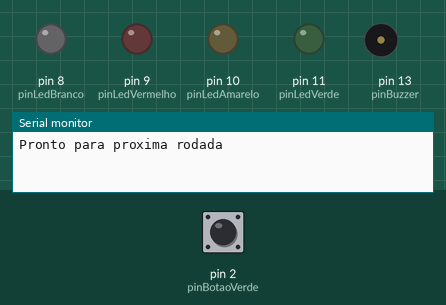
Bench run of a sketch on a simulated Arduino Uno, built with avr-gcc and run on an emulated ATmega328P. Shown: output pins drawn as LEDs (lit = HIGH), buzzer (waves = sounding), the last lines printed to the serial monitor. Dashed ring = blinking. Inputs (shaded band) come from the test bench; at power-on: pin 2 (pinBotaoVerde) LOW. Random numbers use the default seed unless the sketch sets one.

Above: at 4.4 s.
4.5 s: pin 2 (pinBotaoVerde) pulled HIGH for 1.35 s
At 7.25 s:
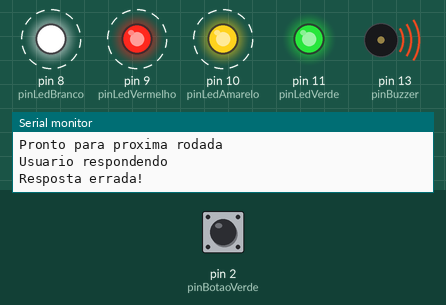
At 7.7 s:
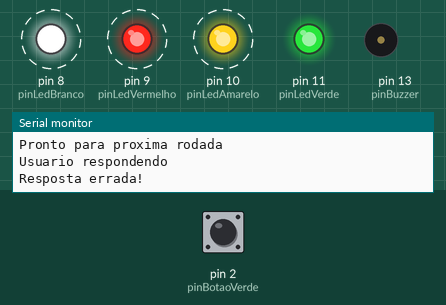
Timing chart, 0 to 16.1 s (numbered marks = the images above; inputs shaded):
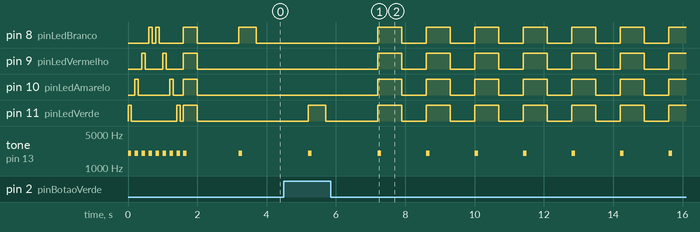

Measured:
- after the input at 4.5 s, pin 8 (pinLedBranco), pin 9 (pinLedVermelho): alternates HIGH for 0.70 s and LOW for 0.70 s, starting after 2.7 s

The sketch:

programa.ino
```cpp
//Definição dos pinos
#define pinBotaoVerde 2
#define pinBotaoAmarelo 3
#define pinBotaoVermelho 4
#define pinBotaoBranco 5
#define pinLedVerde 11
#define pinLedAmarelo 10
#define pinLedVermelho 9
#define pinLedBranco 8
#define pinBuzzer 13

#define indefinido -1
#define tamanhoSequencia 4


//Declaração variáveis
int sequenciaLuzes[tamanhoSequencia]; //Array tamanho 4: inicialmente serão 4 rodadas
int rodada = 0;
int leds_respondidos = 0;

enum estados { //Enumeração de estados do jogo
  PRONTO_PARA_PROX_RODADA, //Item 0
  USUARIO_RESPONDENDO, //Item 1
  JOGO_FINALIZADO_SUCESSO, //Item 2
  JOGO_FINALIZADO_FALHA //Item 3
};


void setup() {
  Serial.begin(9600);
  pinMode(pinBotaoVerde, INPUT);
  pinMode(pinBotaoAmarelo, INPUT);
  pinMode(pinBotaoVermelho, INPUT);
  pinMode(pinBotaoBranco, INPUT);
  pinMode(pinLedVerde, OUTPUT);
  pinMode(pinLedAmarelo, OUTPUT);
  pinMode(pinLedVermelho, OUTPUT);
  pinMode(pinLedBranco, OUTPUT);
  pinMode(pinBuzzer, OUTPUT);

  iniciaJogo();
}


void loop() {
  switch (estadoAtual()) {
    case PRONTO_PARA_PROX_RODADA:
      Serial.println("Pronto para proxima rodada");
      preparaNovaRodada();
      break;
    case USUARIO_RESPONDENDO:
      Serial.println("Usuario respondendo");
      processaRespostaJogador();
      break;
    case JOGO_FINALIZADO_SUCESSO:
      ganhou();
      Serial.println("Jogo finalizado com sucesso");
      break;
    case JOGO_FINALIZADO_FALHA:
      perdeu();
      Serial.println("Jogo finalizado com falha");
      break;
  }
  delay(1000);
}


//----------------------------------------------------------

//FUNÇÃO QUE PREPARA NOVA RODADA
void preparaNovaRodada() {
  rodada++;
  leds_respondidos = 0;
  if (rodada <= tamanhoSequencia) {
    tocaLedsRodada();
  }
}

//FUNÇÃO QUE PROCESSA A RESPOSTA DO JOGADOR
void processaRespostaJogador() {
  int resposta = checaRespostaJogador();
  if (resposta == indefinido) {
    return;
  }
  if (resposta == sequenciaLuzes[leds_respondidos]) {
    leds_respondidos++;
  } else { //Respondeu errado
    Serial.println("Resposta errada!");
    rodada = tamanhoSequencia + 2;
  }
}

//FUNÇÃO QUE CHECA O ESTADO ATUAL DO JOGO
int estadoAtual() {
  //Computar estado atual
  if (rodada <= tamanhoSequencia) {
    if (leds_respondidos == rodada) {
      return PRONTO_PARA_PROX_RODADA;
    } else {
      return USUARIO_RESPONDENDO;
    }
  } else if (rodada == tamanhoSequencia + 1) {
    return JOGO_FINALIZADO_SUCESSO;
  } else {
    return JOGO_FINALIZADO_FALHA;
  }
}

//FUNÇÃO QUE TOCA A SEQUÊNCIA DE LEDS CORRESPONDENTES DA RODADA
void tocaLedsRodada() {
  for (int i = 0; i < rodada ; i = i + 1) {
    piscaLed(sequenciaLuzes[i], 500);
  }
}

//FUNÇÃO CHECA RESPOSTA DO JOGADOR
int checaRespostaJogador() {
  if (digitalRead(pinBotaoVerde) == HIGH) {
    piscaLed(pinLedVerde, 500);
    return pinLedVerde;
  }
  if (digitalRead(pinBotaoAmarelo) == HIGH) {
    piscaLed(pinLedAmarelo, 500);
    return pinLedAmarelo;
  }
  if (digitalRead(pinBotaoVermelho) == HIGH) {
    piscaLed(pinLedVermelho, 500);
    return pinLedVermelho;
  }
  if (digitalRead(pinBotaoBranco) == HIGH) {
    piscaLed(pinLedBranco, 500);
    return pinLedBranco;
  }
  //Condição de retorno indefinido: caso o jogador ainda não tenha apertado o botão
  return indefinido;
}

//FUNÇÃO USUÁRIO PERDEU
void perdeu() {
  tone(pinBuzzer, 200, 200);
  piscaTodosSimultaneo(700);
  noTone(pinBuzzer);
  perdeu();
}

//FUNÇÃO USUÁRIO GANHOU
void ganhou() {
  piscaLed(pinLedVerde, 500);
  piscaLed(pinLedAmarelo, 500);
  piscaLed(pinLedVermelho, 500);
  piscaLed(pinLedBranco, 500);
  piscaTodosSimultaneo(300);
  ganhou();
}

void piscaLed(int pinoLed, int intervalo) { //INDIVIDUAL
  tocaSom(2000);
  digitalWrite(pinoLed, HIGH);
  delay(intervalo);
  digitalWrite(pinoLed, LOW);
  delay(intervalo);
}

void piscaTodosSimultaneo(int intervalo) { //COLETIVO SIMULTÂNEO
  tocaSom(2000);
  digitalWrite(pinLedVerde, HIGH);
  digitalWrite(pinLedAmarelo, HIGH);
  digitalWrite(pinLedVermelho, HIGH);
  digitalWrite(pinLedBranco, HIGH);
  delay(intervalo);
  digitalWrite(pinLedVerde, LOW);
  digitalWrite(pinLedAmarelo, LOW);
  digitalWrite(pinLedVermelho, LOW);
  digitalWrite(pinLedBranco, LOW);
  delay(intervalo);
}

void piscaTodosIndividualmente(int intervalo) { //COLETIVO EM PARTES
  piscaLed(pinLedVerde, intervalo);
  piscaLed(pinLedAmarelo, intervalo);
  piscaLed(pinLedVermelho, intervalo);
  piscaLed(pinLedBranco, intervalo);

  piscaLed(pinLedBranco, intervalo);
  piscaLed(pinLedVermelho, intervalo);
  piscaLed(pinLedAmarelo, intervalo);
  piscaLed(pinLedVerde, intervalo);
}

void iniciaJogo() {
  piscaTodosIndividualmente(100);
  piscaTodosSimultaneo(400);
  delay(800);
  int jogo = analogRead(A0); //Faz leitura do pino analógico A0 - possui variações
  randomSeed(jogo);
  //Preenchendo vetor sequenciaLuzes
  for (int i = 0; i < tamanhoSequencia; i = i + 1) {
    sequenciaLuzes[i] = sorteiaCor();
  }
}

int sorteiaCor() {
  return random(pinLedBranco, pinLedVerde + 1); //8-11
}

int tocaSom(int frequencia){
  tone(pinBuzzer, frequencia, 100);
}
```
